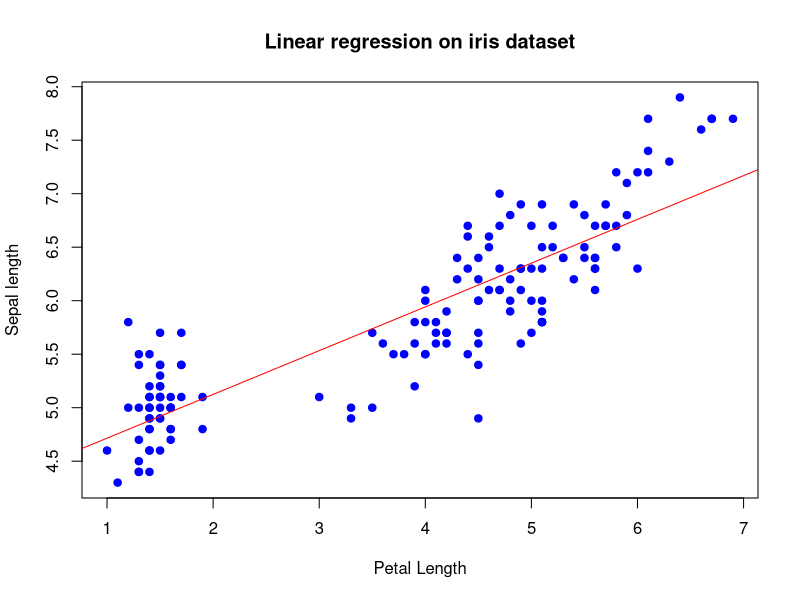

Write R code to recreate this figure.
#linear regression line on iris
data(iris)
head(iris)
iris
#create a linear regression model with sepal.length as dependant variable
#and petal.length as the independant

#sepal.length is dependant
model<-lm(Sepal.Length ~ Petal.Length,data=iris)

summary(model)

plot(iris$Petal.Length,iris$Sepal.Length,
     main="Linear regression on iris dataset",
     xlab="Petal Length",
     ylab="Sepal length", pch=19,col="blue")  #pch shape

#add regression line
abline(model,col="red")

